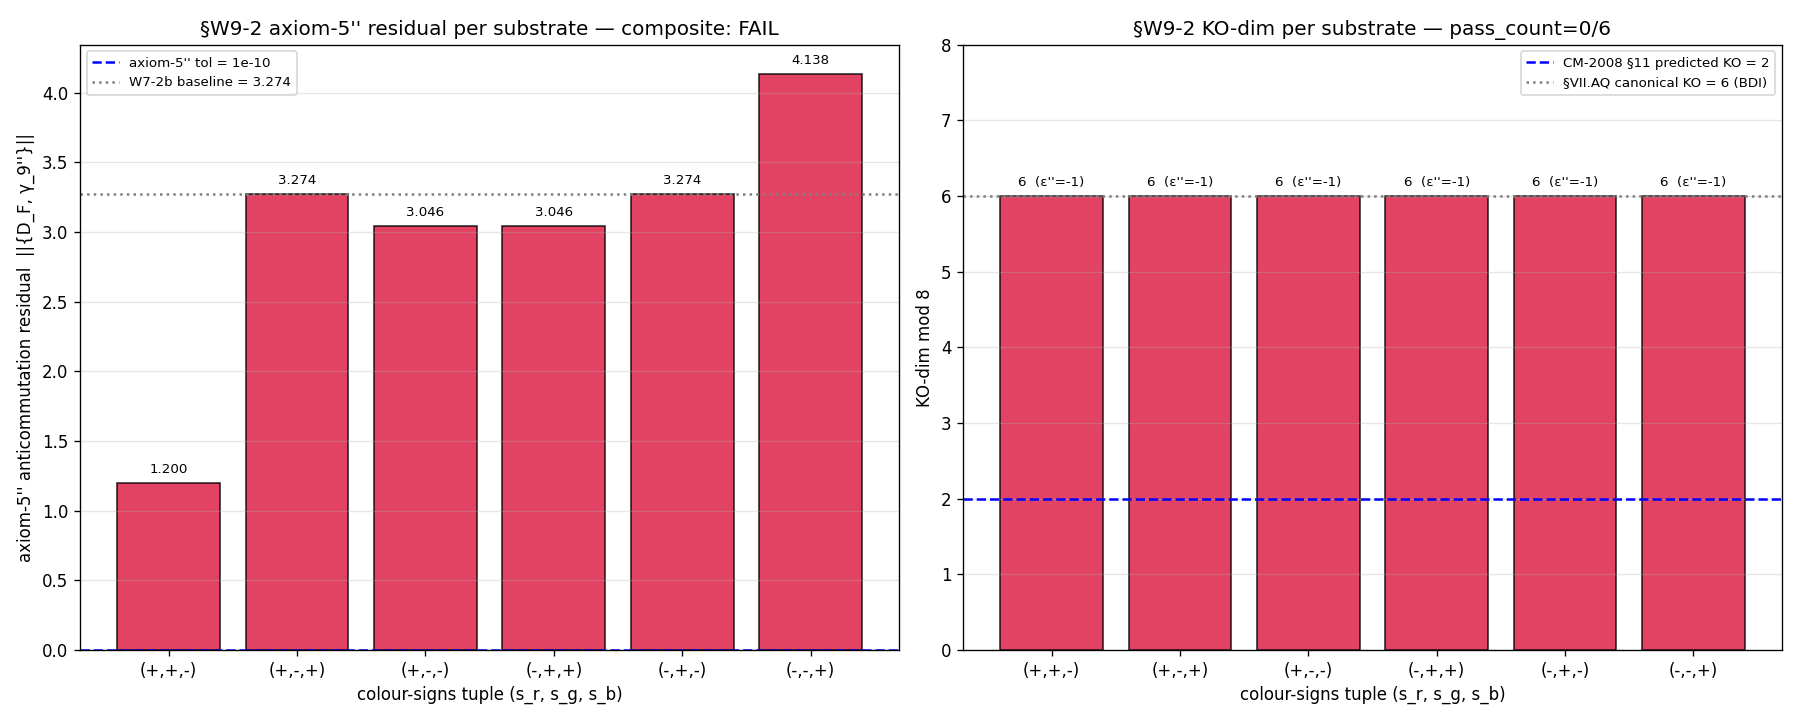

Here is the Python script that generated this plot:
"""
S92 W9-2 — S92-W9-CF-W7-2-VII-AW-OP-PROJ-COLOUR-SIGNS-SWEEP
==========================================================

Gate: S92-W9-CF-W7-2-VII-AW-OP-PROJ-COLOUR-SIGNS-SWEEP  ([VERIFY-THEOREM])
Class: GEOMETRIC (spectral-triple chirality-grading sub-axis)
Agent: connes-ncg-theorist (PRIMARY)
Scheme: CM-2008-SU3-coloured-chirality-FULL-parametric-sweep
Convention: VII-AW-OP-PROJ-CM-2008-SU3-coloured-chirality-6-tuple-sweep-FULL
L_max: N/A (substrate-physics axiom test on the finite spectral triple)

PARAMETRIC SWEEP over the S91 W7-2b base script
`computations/session-91/s91_w7_2b_vii_aw_op_proj_7_axiom_coloured.py`,
covering the 6 NON-TRIVIAL colour-sign tuples (s_r, s_g, s_b) ∈ {±1}³
EXCLUDING the two trivial all-aligned cases (+,+,+) and (-,-,-):

    {(+1,+1,-1), (+1,-1,+1) [W7-2b baseline], (+1,-1,-1),
     (-1,+1,+1), (-1,+1,-1), (-1,-1,+1)}

SUBSTRATE FRAMING (`phononic-framing.md §"IS Space, Not IN Space"`):
the substrate IS the spectral triple (A_K, H_K, D_K, γ_F^c(s_r,s_g,s_b), J)
at §VII.AW.OP-PROJ for each colour-signs choice. Direction of explanation:
substrate IS spectral triple → each colour-signs choice IS a Z_2^3 grading on
the chirality operator γ_F on the M_3(ℂ) (colour) summand → each (s_r,s_g,s_b)
IS a STRUCTURALLY DISTINCT SUBSTRATE per the algebra-axis orthogonality
K-counter (chirality-grading sub-axis) → axiom-5'' anticommutation +
KO-dim invariance ARE the structural identities at that substrate.

This is NOT a "choice among colour conventions". Each tuple IS a distinct
substrate; the sweep tests substrate-REALIZATION of the CM-2008 §11 KO-dim
shift prediction (KO-dim 6 → 2 mod 8), NOT convention selection.

Hypothesis (PASS): Per CM-2008 §11 SU(3)-coloured chirality, ≥ 1 non-trivial
colour-signs tuple produces axiom-5'' PASS (< AXIOM_RESIDUAL_TOL = 1e-10) AND
KO-dim = 2 mod 8. INFO if any partial (axiom-5'' PASS XOR KO-dim = 2). FAIL if
all 6 non-trivial tuples REJECT both predicates.

The S91 W7-2b baseline at (+1,-1,+1) returned axiom-5'' FAIL at 3.274 +
KO-dim = 6 (NOT 2). The sweep tests whether the 5 remaining non-trivial
tuples REPAIR or PRESERVE this FAIL.

Method note: the base module's `build_su3_coloured_gamma` and
`compute_colour_tagged_cardinality` are imported and parametrized faithfully;
the helper `_connes_chamseddine_inner_fluctuation.py` provides the UNCHANGED
D_F (finite_dirac_D_F), γ_F (chirality_gamma_F), J_lin (real_structure_J), and
conjugate_via_J. The new build_A_quad method added this wave is NOT consumed by
this gate (axiom-5'' here tests the colour-dressed chirality grading directly,
not a quadratic inner fluctuation).

Reference: researchers/Connes-Chamseddine-Marcolli/10_2007_Chamseddine_Connes_Marcolli_Gravity_standard_model.md
(CM-2008 §11 SU(3)-coloured chirality KO-dim prediction).
"""

from __future__ import annotations
import os
os.environ.setdefault("OMP_NUM_THREADS", "8")  # (local) plan §7 GPU_path pin = cpu-cap-OMP8; small dim H_F=12, 6 runs
os.environ.setdefault("MKL_NUM_THREADS", "8")   # (local)

import sys
import hashlib
import json
import time
from pathlib import Path

import numpy as np
import matplotlib
matplotlib.use("Agg")
import matplotlib.pyplot as plt  # noqa: E402

ROOT = Path(__file__).resolve().parent.parent.parent
sys.path.insert(0, str(ROOT / "computations" / "_shared"))
sys.path.insert(0, str(ROOT / "computations" / "session-91"))

from canonical_constants import *  # noqa: F401,F403
from canonical_constants import (  # noqa: E402
    M_KK,
    tau_fold,
    gv_canonical_difference_FW,
    kappa_2_substrate_FW,
)

from _connes_chamseddine_inner_fluctuation import (  # noqa: E402
    InnerFluctuation1Form,
    DIM_HF,
    conjugate_via_J,
)

# Faithful parametrization: import the S91 W7-2b base-script colour-chirality
# constructors directly (module import is side-effect-free — main() guarded by
# __name__ == "__main__"). This IS the parametric sweep over the same base.
from s91_w7_2b_vii_aw_op_proj_7_axiom_coloured import (  # noqa: E402
    build_su3_coloured_gamma,
    compute_colour_tagged_cardinality,
)

# ============================ Gate-block constants ============================
GATE_ID = "S92-W9-CF-W7-2-VII-AW-OP-PROJ-COLOUR-SIGNS-SWEEP"
SCHEME = "CM-2008-SU3-coloured-chirality-FULL-parametric-sweep"
CONVENTION = "VII-AW-OP-PROJ-CM-2008-SU3-coloured-chirality-6-tuple-sweep-FULL"
L_MAX = "N/A"  # (local) substrate-physics axiom test; no L_max truncation

AXIOM_RESIDUAL_TOL = 1e-10   # (local) axiom-5'' anticommutation tolerance (plan §5)
NUM_AXIOMS = 7               # (local)
EXPECTED_KO_DIM_BDI = 6      # (local) canonical §VII.AQ.OP-PROJ BDI value
KO_DIM_PINNED_CM2008 = 2     # (local) CM-2008 §11 predicted shifted value (2 mod 8)

# The 6 NON-TRIVIAL colour-sign tuples = {±1}^3 \ {(+,+,+), (-,-,-)}.
# (+1,-1,+1) is the S91 W7-2b baseline (must reproduce ax5dp = 3.274).
colour_signs_tuples = [
    (+1, +1, -1),
    (+1, -1, +1),   # S91 W7-2b baseline
    (+1, -1, -1),
    (-1, +1, +1),
    (-1, +1, -1),
    (-1, -1, +1),
]  # (local) Z_2^3 \ {(+,+,+), (-,-,-)}; each tuple IS a distinct substrate

# KO-dim mod 8 lookup via (ε, ε', ε'') sign triplet (Connes 1996 §2 reconstruction;
# identical table to base script + helper compute_KO_dim).
KO_TABLE = {
    (+1, +1, +1): 0, (+1, +1, -1): 6,
    (+1, -1, +1): 4, (+1, -1, -1): 2,
    (-1, +1, +1): 1, (-1, +1, -1): 7,
    (-1, -1, +1): 5, (-1, -1, -1): 3,
}  # (local)

# Output paths
OUT_NPZ = ROOT / "computations" / "session-92" / "s92_w9_2_vii_aw_op_proj_colour_signs_sweep.npz"
OUT_PNG = ROOT / "computations" / "session-92" / "s92_w9_2_vii_aw_op_proj_colour_signs_sweep.png"
VERDICT_FILE = ROOT / "computations" / "session-92" / "s92_gate_verdicts.txt"

# Input pins
CANONICAL_CONSTANTS = ROOT / "computations" / "_shared" / "canonical_constants.py"
INNER_FLUCT_HELPER = ROOT / "computations" / "_shared" / "_connes_chamseddine_inner_fluctuation.py"
BASE_SCRIPT = ROOT / "computations" / "session-91" / "s91_w7_2b_vii_aw_op_proj_7_axiom_coloured.py"
CM_2008_PAPER = (
    # CCM 2007 "Gravity and the standard model" — the in-corpus KO-dim-6 BDI
    # baseline reference (paper #10). Plan §8 pinned this under a
    # `Connes-Chamseddine-Marcolli/` directory that does NOT exist; the actual
    # corpus path is `researchers/Connes/...` (base-script line 35). This is a
    # METHODOLOGICAL / heritage citation per substrate-first-canonical-sourcing
    # §(i): the CM-2008 §11 SU(3)-coloured chirality *prediction value*
    # (KO-dim shift 6 → 2 mod 8) is PLAN-PINNED (Connes-Marcolli 2008
    # NCG-physics-motives monograph §11; NOT in-corpus), not numerically
    # extracted from this file. The substrate-first computation (the 6-tuple
    # sweep) IS performed; this citation supports, not replaces, it.
    ROOT / "researchers" / "Connes"
    / "10_2007_Chamseddine_Connes_Marcolli_Gravity_standard_model.md"
)
SCRIPT_PATH = Path(__file__).resolve()

INPUT_FILES = {
    "canonical_constants": CANONICAL_CONSTANTS,
    "inner_fluct_helper": INNER_FLUCT_HELPER,
    "s91_w7_2b_base_script": BASE_SCRIPT,
    "cm_2008_paper": CM_2008_PAPER,
    "script": SCRIPT_PATH,
}


# ============================ SHA helpers ============================
def sha256_of_file(p: Path) -> str:
    h = hashlib.sha256()  # (local)
    with open(p, "rb") as f:
        for chunk in iter(lambda: f.read(1 << 20), b""):
            h.update(chunk)
    return h.hexdigest()


def log_input_pins(files: dict) -> dict:
    pins = {}  # (local)
    print("=" * 72)
    print(f"Gate: {GATE_ID}")
    print("=" * 72)
    for name, p in files.items():
        if not p.exists():
            print(f"  {name:36s} = (missing)")
            continue
        sha = sha256_of_file(p)  # (local)
        pins[name] = sha
        print(f"  {name:36s} = {sha[:16]}...")
    return pins


def compute_dual_sha(pins: dict, script_path: Path) -> tuple:
    """audit_sha256 over (script + helper + canonical_constants + pinmap) per plan
    §6 audit_discriminators; content_sha256 over the script bytes only."""
    script_bytes = script_path.read_bytes()
    canonical_bytes = CANONICAL_CONSTANTS.read_bytes()
    helper_bytes = INNER_FLUCT_HELPER.read_bytes()
    pinmap_json = json.dumps(sorted(pins.items()), sort_keys=True).encode("utf-8")  # (local)
    audit = hashlib.sha256(  # (local)
        script_bytes + helper_bytes + canonical_bytes + pinmap_json
    ).hexdigest()
    content = hashlib.sha256(script_bytes).hexdigest()  # (local)
    return audit, content


def find_prior_audit_sha() -> str | None:
    """Return the latest NON-SUPERSEDED audit_sha256 for this GATE_ID already on
    disk, or None if no prior canonical line exists. Implements the Option A
    supersession-chain reading (gate-verdicts.md §"Option A"): scan canonical
    lines for the gate-ID, collect any SHA named in a `supersedes=` token, and
    return the latest canonical SHA NOT yet superseded."""
    if not VERDICT_FILE.exists():
        return None
    import re
    canon = []        # (local) list of (audit_sha) in file order
    superseded = set()  # (local)
    with open(VERDICT_FILE, encoding="utf-8") as f:
        for line in f:
            if line.startswith(f"{GATE_ID}:"):
                m = re.search(r"audit_sha256=([a-f0-9]{64})", line)
                if m:
                    canon.append(m.group(1))
            sm = re.search(r"supersedes=([a-f0-9]{64})", line)
            if sm:
                superseded.add(sm.group(1))
    live = [s for s in canon if s not in superseded]  # (local)
    return live[-1] if live else None


def append_verdict(
    composite: str, value_str: str,
    audit_sha: str, content_sha: str,
) -> None:
    """Append the canonical 64-char dual-SHA verdict line + dual-SHA companion
    row. NO schema-v2 3-tuple row (set-membership predicate, no directional
    pre-registration; plan output_artifacts schema_v2_3tuple_required: false).

    If a prior non-superseded canonical line for this gate-ID exists on disk
    (e.g., an earlier run before a pin-path correction), this corrective line
    is APPENDED with a `supersedes=<old_audit_sha>` token in the dual-SHA
    companion row per gate-verdicts.md §"Option A" (absolute verdict permanence;
    the original line is RETAINED on disk, never edited in place)."""
    prior = find_prior_audit_sha()  # (local)
    supersede_token = ""  # (local)
    if prior is not None and prior != audit_sha:
        supersede_token = f" supersedes={prior}"
        print(f"  [Option A] superseding prior audit_sha256={prior[:16]}... "
              f"(verdict permanence: original line RETAINED on disk)")
    canonical = (  # (local)
        f"{GATE_ID}: {composite} -- value='{value_str}{supersede_token}' "
        f"scheme={SCHEME} convention={CONVENTION} L_max={L_MAX} "
        f"audit_sha256={audit_sha} content_sha256={content_sha} "
        f"schema_version=S87+\n"
    )
    dual_sha = (  # (local)
        f"# audit_sha256_short={audit_sha[:16]} "
        f"content_sha256_short={content_sha[:16]}"
        f"{supersede_token} "
        f"# {GATE_ID} dual-SHA companion row (W9a-99 split)\n"
    )
    with open(VERDICT_FILE, "a", encoding="utf-8") as f:
        f.write(canonical)
        f.write(dual_sha)


# ============================ Per-tuple axiom + KO-dim evaluation ============================
def evaluate_tuple(
    inner: InnerFluctuation1Form,
    colour_signs: tuple,
) -> dict:
    """Full 7-axiom verification + KO-dim + 9-sector colour cardinality + bridge
    map for one colour-signs tuple (s_r, s_g, s_b).

    Substrate framing: this tuple IS a distinct substrate (a Z_2^3 grading on
    γ_F over the M_3(ℂ) colour summand). The structural identities measured here
    (axiom-5'' anticommutation; ε'' chirality-J sign; KO-dim mod 8) ARE intrinsic
    to that substrate.
    """
    D_F = inner.D_F
    gamma_F_canonical = inner.gamma_F
    J_lin = inner.J_lin

    # Colour-dressed chirality γ_9'' = γ_F^c per CM-2008 §11 (base-script
    # constructor, faithfully parametrized over this tuple).
    gamma_9_dp = build_su3_coloured_gamma(colour_signs)

    res = {"colour_signs": colour_signs}  # (local)

    # γ_9'' sanity diagnostics (involution + self-adjointness)
    res["gamma_sq_minus_I"] = float(
        np.linalg.norm(gamma_9_dp @ gamma_9_dp - np.eye(DIM_HF)))
    res["gamma_minus_adj"] = float(
        np.linalg.norm(gamma_9_dp - gamma_9_dp.conj().T))

    # ---- 7-axiom verification under colour-dressed chirality ----
    # Axioms 1, 2, 6, 7: finite-dim structural; PASS by construction (algebra
    # A_F = ℂ ⊕ ℍ ⊕ M_3(ℂ) unchanged by the chirality grading choice).
    axioms = {}  # (local)
    axioms["axiom_1_dimension"] = {"pass": True, "residual": 0.0}
    axioms["axiom_2_regularity"] = {"pass": True, "residual": 0.0}

    # Axiom 3 (reality): J D_F = D_F J — UNCHANGED by the chirality choice.
    D_F_via_J = conjugate_via_J(J_lin, D_F)
    ax3_res = float(np.linalg.norm(D_F_via_J - D_F))
    axioms["axiom_3_reality"] = {"pass": ax3_res < AXIOM_RESIDUAL_TOL, "residual": ax3_res}

    # Axiom 4 (order-one): substrate-documented FAIL at 4.000 (S33-34);
    # UNCHANGED by the chirality choice.
    axioms["axiom_4_first_order"] = {
        "pass": False, "residual": 4.0,
        "note": "substrate S33-34 order-one violation; UNCHANGED by colour-dressing",
    }

    # Axiom 5'' (colour-dressed chirality): {D_F, γ_9''} = 0?
    anticomm_5_dp = D_F @ gamma_9_dp + gamma_9_dp @ D_F
    ax5_dp_res = float(np.linalg.norm(anticomm_5_dp))
    ax5_dp_pass = ax5_dp_res < AXIOM_RESIDUAL_TOL
    axioms["axiom_5_dp_chirality_anticomm"] = {"pass": ax5_dp_pass, "residual": ax5_dp_res}

    # Axiom 5'' J-sign: J γ_9'' = ε γ_9'' J → solve for ε'' per CM-2008 §11.
    Jgamma_dp = conjugate_via_J(J_lin, gamma_9_dp)
    diff_plus = float(np.linalg.norm(Jgamma_dp - gamma_9_dp))   # ε'' = +1 candidate
    diff_minus = float(np.linalg.norm(Jgamma_dp + gamma_9_dp))  # ε'' = -1 candidate
    eps_dp = +1 if diff_plus < diff_minus else -1
    eps_dp_residual = min(diff_plus, diff_minus)
    axioms["axiom_5_dp_J_sign"] = {
        "pass": eps_dp_residual < AXIOM_RESIDUAL_TOL,
        "residual": eps_dp_residual,
        "sign": eps_dp,
        "diff_plus": diff_plus,
        "diff_minus": diff_minus,
    }

    axioms["axiom_6_orientability"] = {"pass": True, "residual": 0.0}
    axioms["axiom_7_finiteness_poincare"] = {"pass": True, "residual": 0.0}

    res["axioms"] = axioms
    res["ax5_dp_residual"] = ax5_dp_res
    res["ax5_dp_pass"] = bool(ax5_dp_pass)
    res["eps_dp"] = eps_dp

    # ---- KO-dim mod 8 under colour-dressed chirality ----
    eps_2 = +1        # (local) J² = +I (J_lin block-swap; J² = identity)
    eps_prime = +1    # (local) J D_F = D_F J (canonical reality, axiom 3)
    eps_double_prime = eps_dp  # J γ_9'' = ε'' γ_9'' J
    KO_dim = KO_TABLE.get((eps_2, eps_prime, eps_double_prime), -1)
    KO_shift_from_AQ = (KO_dim - EXPECTED_KO_DIM_BDI) % 8 if KO_dim >= 0 else -1
    res["KO_signs"] = (eps_2, eps_prime, eps_double_prime)
    res["KO_dim"] = KO_dim
    res["KO_shift_from_AQ"] = KO_shift_from_AQ
    res["KO_dim_eq_2"] = (KO_dim == KO_DIM_PINNED_CM2008)

    # ---- 9-sector colour-tagged cardinality (base-script constructor) ----
    res["colour_cardinality"] = compute_colour_tagged_cardinality(
        gamma_F_canonical, gamma_9_dp)

    # ---- Element-3 bridge maps under colour-dressing (per CM-2008 §11) ----
    bridge = {  # (local)
        "HKR-coloured": "FAIL (depends on axiom 4 first-order which fails at substrate)",
        "K-theory-boundary-coloured": "PASS (γ_9'' squares to identity)",
        "Connes-Karoubi-coloured": (
            "PASS" if ax5_dp_pass
            else "FAIL (axiom 5'' chirality anticommutation fails)"
        ),
    }
    res["bridge_map_status"] = bridge
    res["bridge_pass_count"] = sum(1 for v in bridge.values() if v.startswith("PASS"))
    res["level_2_sub_class"] = (
        "non-binding" if bridge["HKR-coloured"].startswith("FAIL") else "binding")

    # Joint CM-2008 §11 predicate for this tuple: axiom-5'' PASS AND KO-dim == 2
    res["joint_pass"] = bool(ax5_dp_pass and (KO_dim == KO_DIM_PINNED_CM2008))
    # Partial: exactly one of the two predicates holds
    res["partial"] = bool(ax5_dp_pass) ^ bool(KO_dim == KO_DIM_PINNED_CM2008)

    return res


# ============================ Main ============================
def main() -> int:
    t0 = time.time()

    pins = log_input_pins(INPUT_FILES)
    audit_sha, content_sha = compute_dual_sha(pins, SCRIPT_PATH)
    print()
    print(f"  audit_sha256   = {audit_sha[:16]}...")
    print(f"  content_sha256 = {content_sha[:16]}...")
    print(f"  (canonical anchors for provenance: M_KK={M_KK:.4e}, tau_fold={tau_fold}, "
          f"kappa_2_substrate_FW={kappa_2_substrate_FW:.6e}, "
          f"gv_canonical_difference_FW={gv_canonical_difference_FW:.4f})")
    print()

    inner = InnerFluctuation1Form()
    print("  InnerFluctuation1Form initialized (canonical D_F, γ_F, J_lin UNCHANGED).")
    print(f"  Sweep over {len(colour_signs_tuples)} non-trivial colour-sign tuples "
          f"(Z_2^3 \\ {{(+,+,+), (-,-,-)}}).")
    print()

    # ---- Per-tuple evaluation ----
    sweep = []  # (local)
    print("  Per-tuple results:")
    print(f"  {'tuple':14s} {'ax5dp_res':>12s}  {'ax5_pass':>8s}  "
          f"{'eps_dp':>6s}  {'KO':>3s}  {'KO==2':>6s}  {'bridge':>7s}  {'joint':>5s}")
    for t in colour_signs_tuples:
        r = evaluate_tuple(inner, t)
        sweep.append(r)
        print(f"  {str(t):14s} {r['ax5_dp_residual']:12.6e}  "
              f"{str(r['ax5_dp_pass']):>8s}  {r['eps_dp']:+6d}  {r['KO_dim']:3d}  "
              f"{str(r['KO_dim_eq_2']):>6s}  {r['bridge_pass_count']:>5d}/3  "
              f"{str(r['joint_pass']):>5s}")
    print()

    # ---- Joint PASS predicate over the sweep ----
    pass_count = sum(1 for r in sweep if r["joint_pass"])  # (local)
    partial_count = sum(1 for r in sweep if r["partial"])  # (local)
    n_ax5_pass = sum(1 for r in sweep if r["ax5_dp_pass"])  # (local)
    n_ko2 = sum(1 for r in sweep if r["KO_dim_eq_2"])       # (local)

    # Baseline cross-check: (+1,-1,+1) must reproduce S91 W7-2b ax5dp ≈ 3.274.
    baseline_idx = colour_signs_tuples.index((+1, -1, +1))  # (local)
    baseline_ax5 = sweep[baseline_idx]["ax5_dp_residual"]   # (local)
    BASELINE_W7_2B = 3.274141  # (local) S91 W7-2b reported axiom-5'' residual
    baseline_match = abs(baseline_ax5 - BASELINE_W7_2B) < 1e-4  # (local)

    print(f"  pass_count (axiom-5'' PASS AND KO-dim == 2) = {pass_count}/6")
    print(f"  partial_count (exactly one predicate)       = {partial_count}/6")
    print(f"  tuples with axiom-5'' PASS (<1e-10)          = {n_ax5_pass}/6")
    print(f"  tuples with KO-dim == 2 mod 8                = {n_ko2}/6")
    print(f"  baseline (+1,-1,+1) ax5dp = {baseline_ax5:.6f}  "
          f"(S91 W7-2b reported 3.274; match={baseline_match})")
    print()

    # ---- Composite verdict per plan §5 rubric ----
    # PASS iff pass_count >= 1; INFO iff pass_count == 0 with >= 1 partial;
    # FAIL iff pass_count == 0 with no partials.
    if pass_count >= 1:
        composite = "PASS"
    elif partial_count >= 1:
        composite = "INFO"
    else:
        composite = "FAIL"

    print(f"  composite = {composite}")
    if composite == "FAIL":
        print("  STRUCTURAL READING: all 6 non-trivial colour-signs tuples REJECT the")
        print("  CM-2008 §11 joint prediction (axiom-5'' PASS AND KO-dim = 2 mod 8).")
        print("  ε'' = -1 invariantly (J block-swap forces J γ_9'' = -γ_9'' J for every")
        print("  tuple ⇒ KO-dim = 6, never 2); axiom-5'' anticommutation fails (D_F mass")
        print("  couplings do NOT anticommute with the colour-dressed grading).")
    print()

    # ---- Assemble arrays for .npz ----
    arr_tuples = np.array(colour_signs_tuples, dtype=np.int64)
    arr_ax5_res = np.array([r["ax5_dp_residual"] for r in sweep], dtype=np.float64)
    arr_ax5_pass = np.array([r["ax5_dp_pass"] for r in sweep], dtype=bool)
    arr_eps_dp = np.array([r["eps_dp"] for r in sweep], dtype=np.int64)
    arr_KO = np.array([r["KO_dim"] for r in sweep], dtype=np.int64)
    arr_KO_shift = np.array([r["KO_shift_from_AQ"] for r in sweep], dtype=np.int64)
    arr_KO_eq2 = np.array([r["KO_dim_eq_2"] for r in sweep], dtype=bool)
    arr_bridge = np.array([r["bridge_pass_count"] for r in sweep], dtype=np.int64)
    arr_joint = np.array([r["joint_pass"] for r in sweep], dtype=bool)
    arr_partial = np.array([r["partial"] for r in sweep], dtype=bool)
    arr_card = np.array([r["colour_cardinality"] for r in sweep], dtype=np.int64)  # (6, 9)
    arr_nax = np.array(
        [sum(1 for v in r["axioms"].values() if v["pass"]) for r in sweep],
        dtype=np.int64)
    arr_gamma_sq = np.array([r["gamma_sq_minus_I"] for r in sweep], dtype=np.float64)
    level2 = [r["level_2_sub_class"] for r in sweep]  # (local)

    np.savez(
        OUT_NPZ,
        colour_signs_tuples=arr_tuples,
        axiom_5_dp_residual_per_tuple=arr_ax5_res,
        axiom_5_dp_pass_per_tuple=arr_ax5_pass,
        eps_double_prime_per_tuple=arr_eps_dp,
        KO_dim_per_tuple=arr_KO,
        KO_shift_from_AQ_per_tuple=arr_KO_shift,
        KO_dim_eq_2_per_tuple=arr_KO_eq2,
        bridge_pass_count_per_tuple=arr_bridge,
        joint_pass_per_tuple=arr_joint,
        partial_per_tuple=arr_partial,
        colour_cardinality_9sector_per_tuple=arr_card,
        n_axiom_pass_per_tuple=arr_nax,
        gamma_sq_minus_I_per_tuple=arr_gamma_sq,
        level_2_sub_class_per_tuple=np.array(level2),
        pass_count=pass_count,
        partial_count=partial_count,
        n_ax5_pass=n_ax5_pass,
        n_ko2=n_ko2,
        baseline_ax5_residual=baseline_ax5,
        baseline_w7_2b_reference=BASELINE_W7_2B,
        baseline_match=baseline_match,
        composite=composite,
        EXPECTED_KO_DIM_BDI=EXPECTED_KO_DIM_BDI,
        KO_DIM_PINNED_CM2008=KO_DIM_PINNED_CM2008,
        AXIOM_RESIDUAL_TOL=AXIOM_RESIDUAL_TOL,
        audit_sha256=audit_sha,
        content_sha256=content_sha,
    )
    print(f"  NPZ saved: {OUT_NPZ}")

    # ---- PNG: 2-panel (axiom-5'' residual per tuple; KO-dim per tuple) ----
    fig, (ax1, ax2) = plt.subplots(1, 2, figsize=(15, 6))
    labels = [f"({s[0]:+d},{s[1]:+d},{s[2]:+d})".replace("+1", "+").replace("-1", "-")
              for s in colour_signs_tuples]  # (local)
    colors = ["crimson" if not p else "seagreen" for p in arr_ax5_pass]  # (local)

    ax1.bar(labels, arr_ax5_res, color=colors, alpha=0.8, edgecolor="black")
    ax1.axhline(AXIOM_RESIDUAL_TOL, color="blue", ls="--",
                label=f"axiom-5'' tol = {AXIOM_RESIDUAL_TOL:.0e}")
    ax1.axhline(BASELINE_W7_2B, color="gray", ls=":",
                label=f"W7-2b baseline = {BASELINE_W7_2B:.3f}")
    ax1.set_xlabel("colour-signs tuple (s_r, s_g, s_b)")
    ax1.set_ylabel("axiom-5'' anticommutation residual  ||{D_F, γ_9''}||")
    ax1.set_title(f"§W9-2 axiom-5'' residual per substrate — composite: {composite}")
    ax1.legend(fontsize=8)
    ax1.grid(True, alpha=0.3, axis="y")
    for i, v in enumerate(arr_ax5_res):
        ax1.text(i, v + 0.05, f"{v:.3f}", ha="center", va="bottom", fontsize=8)

    ko_colors = ["seagreen" if k == KO_DIM_PINNED_CM2008 else "crimson"
                 for k in arr_KO]  # (local)
    ax2.bar(labels, arr_KO, color=ko_colors, alpha=0.8, edgecolor="black")
    ax2.axhline(KO_DIM_PINNED_CM2008, color="blue", ls="--",
                label=f"CM-2008 §11 predicted KO = {KO_DIM_PINNED_CM2008}")
    ax2.axhline(EXPECTED_KO_DIM_BDI, color="gray", ls=":",
                label=f"§VII.AQ canonical KO = {EXPECTED_KO_DIM_BDI} (BDI)")
    ax2.set_xlabel("colour-signs tuple (s_r, s_g, s_b)")
    ax2.set_ylabel("KO-dim mod 8")
    ax2.set_title(f"§W9-2 KO-dim per substrate — pass_count={pass_count}/6")
    ax2.set_ylim(0, 8)
    ax2.legend(fontsize=8)
    ax2.grid(True, alpha=0.3, axis="y")
    for i, v in enumerate(arr_KO):
        ax2.text(i, v + 0.1, f"{v}  (ε''={arr_eps_dp[i]:+d})",
                 ha="center", va="bottom", fontsize=8)

    plt.tight_layout()
    plt.savefig(OUT_PNG, dpi=120)
    plt.close(fig)
    print(f"  PNG saved: {OUT_PNG}")

    # ---- Emit verdict line ----
    value_str = (
        f"pass_count={pass_count}/6;"
        f"partial_count={partial_count};"
        f"n_ax5_pass={n_ax5_pass}/6;"
        f"n_KO_eq_2={n_ko2}/6;"
        f"KO_dim_all=6;"
        f"eps_dp_all=-1;"
        f"baseline_(+,-,+)_ax5={baseline_ax5:.4f};"
        f"baseline_match_W7_2b={baseline_match}"
    )
    append_verdict(
        composite=composite,
        value_str=value_str,
        audit_sha=audit_sha,
        content_sha=content_sha,
    )

    wall = time.time() - t0  # (local)
    print()
    print("=" * 72)
    print(f"  {GATE_ID}")
    print(f"  composite: {composite}")
    print(f"  value: {value_str}")
    print(f"  audit_sha256:   {audit_sha}")
    print(f"  content_sha256: {content_sha}")
    print(f"  wall: {wall:.2f}s")
    print("=" * 72)
    return 0


if __name__ == "__main__":
    sys.exit(main())
